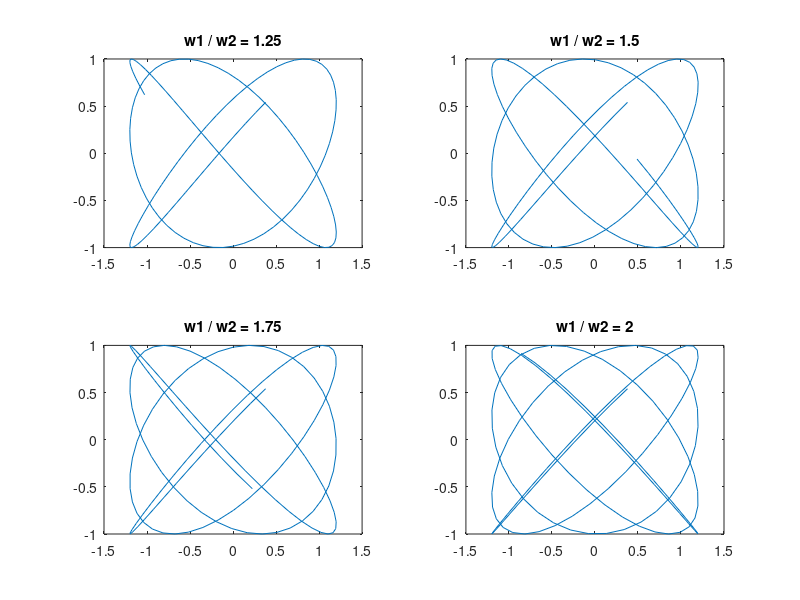

This chart was generated by the following MATLAB code:
% Задание 4
% Включите начальные фазы φ1 и φ2 в аргументы косинусов, т.е. cos(ω1 t) 
% замените на cos(ω1 t + φ1) и cos(ω2 t) на cos(ω2 t + φ2).
% Задание коэффициентов
a1 = 1.2; a2 = 1.0;
phi1 = 1.25; phi2 = 1.0;
% Задание значений вектора t
t = 0:0.1:15;
% Задание разных частот w1
w1 = 1.25:0.25:2.0;
w2 = 1.0:0.25:1.75;
% Цикл вывода разных графиков на одном листе
for k = 1:4 
    x = a1 * cos(w2(k) * t + phi1);
    y = a2 * cos(w1(k) * t + phi2);
    % Задание вектора-строки вывода надписей
    s=['w1 / w2 = ' num2str(w1(k))];
    % Вывод разных графиков в разных местах листа (экрана)
    % Оператор subplot задает место на листе, где
    % график будет нарисован последующей командой
    subplot(2, 2, k); plot(x, y); title(s);
end